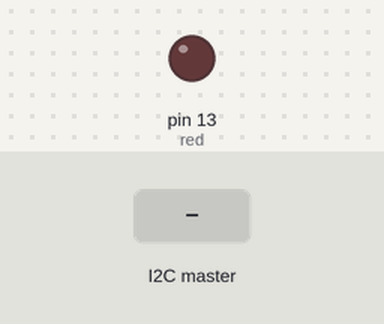
Recording of a sketch running on a simulated Arduino Uno, built with avr-gcc and run on an emulated ATmega328P. Shown: output pins drawn as LEDs (lit = HIGH). The test bench sets the inputs (shaded band).

Above: at 1.2 s.
1.3 s: the I2C master sends the byte 1
At 2.2 s:
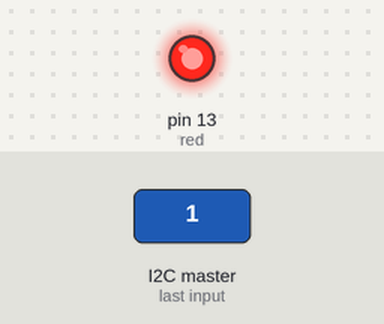
2.8 s: the I2C master sends the byte 0
At 3.3 s:
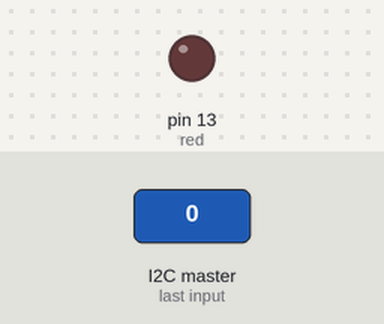
Timing chart, 0 to 5.8 s (numbered marks = the images above; inputs shaded):
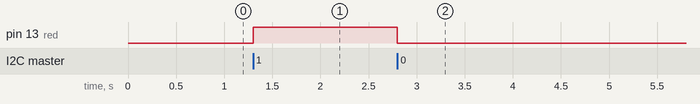

Measured:
- after the input at 1.3 s, pin 13 (red): LOW → HIGH at once
- after the input at 2.8 s, pin 13 (red): HIGH → LOW at once

The sketch:

i2c.ino
```cpp
// Includin the Wire library for I2C
#include <Wire.h>

// LED position
const int red = 13;

void setup() {
  // Join I2C bus as slave with address 8
  Wire.begin(0x8);

  // Call receiveEvent when data received
  Wire.onReceive(receiveEvent);

  // Setup pin 13 as output and turn LED off
  pinMode(red, OUTPUT);
  digitalWrite(red, LOW);

}

// Function that executes whenever data is received from master
void receiveEvent(int howMany) {
  while (Wire.available()) { // loop through all but the last
    char c = Wire.read();

    if(c == 0)
    {
      digitalWrite(red, 0);

    }

    else if(c == 1)
    {
      digitalWrite(red, 1);

    }


  }
}


void loop() {
  delay(100);
}
```
